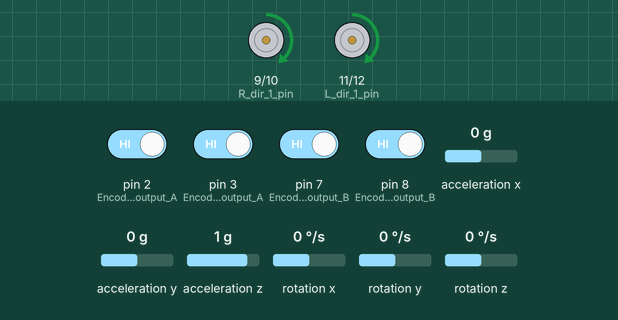
The sketch below on a simulated Arduino Uno, built with avr-gcc and run on an emulated ATmega328P. Shown: motor-driver pin pairs drawn as motors (green arrow = first pin HIGH = forward, orange = second pin HIGH = backward, longer = more drive, scaled by the enable pin). The inputs (shaded band) are chosen by the test bench; at power-on: pin 2 (Encoder_L_output_A), pin 3 (Encoder_R_output_A), pin 7 (Encoder_R_output_B), pin 8 (Encoder_L_output_B) HIGH, rotation z 0 °/s, acceleration x 0 g, acceleration y 0 g, acceleration z 1 g, rotation x 0 °/s, rotation y 0 °/s. What the sketch prints to the serial monitor is not drawn.

Above: at 9.2 s.
9.3 s: rotation z set to -192 °/s
At 9.54 s:
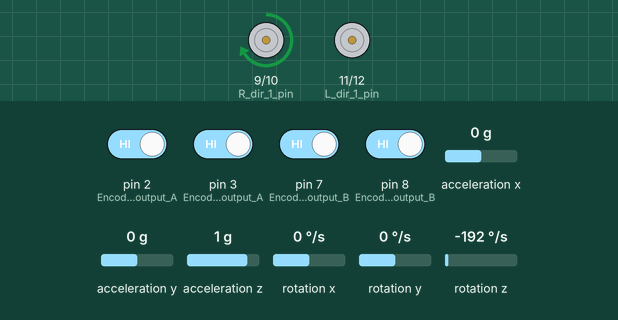
12.3 s: rotation z set to 0 °/s
At 13.6 s:
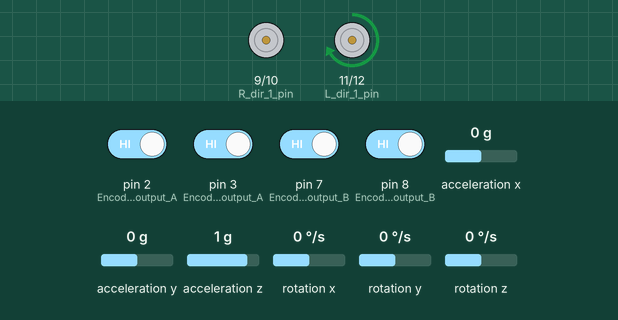
15.3 s: rotation z set to -100 °/s
At 15.71 s:
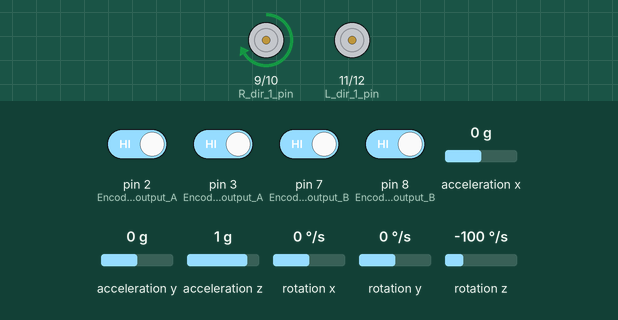
18.3 s: rotation z set to 192 °/s
21.3 s: pin 8 (Encoder_L_output_B) driven LOW
Timing chart, 0 to 28.3 s (numbered marks = the images above; inputs shaded):
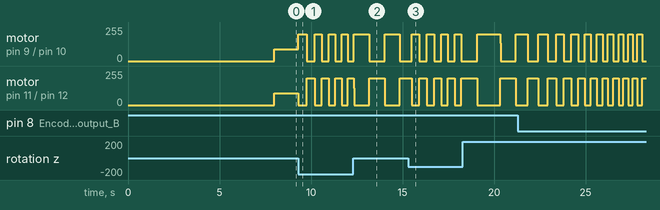

Measured:
- after the input at 9.3 s, motor on pin 9 (R_dir_1_pin) / pin 10 (R_dir_2_pin): forward 90/255 → forward 200/255 at once, then repeats every 0.83 s: stopped 0.44 s, forward 200/255 0.39 s; motor on pin 11 (L_dir_1_pin) / pin 12 (L_dir_2_pin): forward 90/255 → stopped at once, then repeats every 0.84 s: forward 200/255 0.44 s, stopped 0.40 s
- after the input at 12.3 s, motor on pin 9 (R_dir_1_pin) / pin 10 (R_dir_2_pin): forward 200/255 → stopped after 0.89 s, → forward 200/255 0.83 s later, → stopped 0.83 s later; motor on pin 11 (L_dir_1_pin) / pin 12 (L_dir_2_pin): alternates forward 200/255 for 0.83 s and stopped for 0.84 s, starting at once
- after the input at 15.3 s, motor on pin 9 (R_dir_1_pin) / pin 10 (R_dir_2_pin): alternates forward 200/255 for 0.39 s and stopped for 0.38 s, starting after 0.19 s; motor on pin 11 (L_dir_1_pin) / pin 12 (L_dir_2_pin): alternates forward 200/255 for 0.38 s and stopped for 0.39 s, starting after 0.19 s

The sketch:

arduino_code.ino
```cpp
#include "PinChangeInterrupt.h"
#include <MPU6050_tockn.h>
#include <Wire.h>

MPU6050 mpu6050(Wire);

#define Encoder_R_output_B 7
#define Encoder_L_output_B 8

#define Encoder_R_output_A 3
#define Encoder_L_output_A 2

#define R_speed_pin 6
#define R_dir_1_pin 9
#define R_dir_2_pin 10

#define L_speed_pin 5
#define L_dir_1_pin 11
#define L_dir_2_pin 12

int right_count = 0;
int left_count = 0;

float wheel_diameter = 8.40; // centimeters
float L_encoder_CPR = 207;
float R_encoder_CPR = 209;

int base_speed = 90;

// PID parameters
float error;
float set_point = 0.0;
double integral_term = 0;
double derivative_term = 0;
double proportional_term = 0;
double previous_error = 0;
double output;

float Kp = 350;
float Ki = 100;
float Kd = 1.5;

double sample_time = 10; // Sample time in milliseconds
unsigned long last_time = 0;

void setup() {
  Serial.begin(9600);
  Wire.begin();
  mpu6050.begin();
  mpu6050.calcGyroOffsets(true);

  pinMode(Encoder_R_output_A, INPUT);
  pinMode(Encoder_L_output_A, INPUT);
  pinMode(Encoder_R_output_B, INPUT_PULLUP);
  pinMode(Encoder_L_output_B, INPUT_PULLUP);

  pinMode(R_speed_pin, OUTPUT);
  pinMode(R_dir_1_pin, OUTPUT);
  pinMode(R_dir_2_pin, OUTPUT);

  pinMode(L_speed_pin, OUTPUT);
  pinMode(L_dir_1_pin, OUTPUT);
  pinMode(L_dir_2_pin, OUTPUT);

  attachPCINT(digitalPinToPCINT(Encoder_R_output_B), do_right_motor, CHANGE);
  attachPCINT(digitalPinToPCINT(Encoder_L_output_B), do_left_motor, CHANGE);

  attachInterrupt(digitalPinToInterrupt(Encoder_R_output_A), do_right_motor, RISING);
  attachInterrupt(digitalPinToInterrupt(Encoder_L_output_A), do_left_motor, RISING);
  delay(5000);
}

void loop() {
  unsigned long current_time = millis();
  if (current_time - last_time >= sample_time) {
    last_time = current_time;
    float res = ReadGyro();
    float output = PID_Control(set_point, res);

    int left_speed = base_speed - output;
    int right_speed = base_speed + output;
    left_speed = constrain(left_speed, 0, 200);
    right_speed = constrain(right_speed, 0, 200);

    // Move motors
    MoveMotor_L(left_speed, 1);
    MoveMotor_R(right_speed, 1);
    Serial.print(left_speed);
    Serial.print(",");
    Serial.println(right_speed);

    // Send wheel speeds to ESP32
    String wheelSpeeds = String(left_speed) + "," + String(right_speed);
    Serial.println(wheelSpeeds);
  }

  // Check if data is available from ESP32
  // if (Serial.available()) {
  //   set_point = Serial.parseFloat();
  //   // Serial.print("New setpoint received: ");
  //   // Serial.println(set_point);
  // }
}

void do_right_motor() {
  int b = digitalRead(Encoder_R_output_B);
  if (b > 0) {
    right_count--;
  } else {
    right_count++;
  }
}

void do_left_motor() {
  int b = digitalRead(Encoder_L_output_B);
  if (b > 0) {
    left_count++;
  } else {
    left_count--;
  }
}

float ReadGyro() {
  mpu6050.update();
  float angle_z = mpu6050.getAngleZ();
  return angle_z;
}

void MoveMotor_R(int speed, int dir) {
  if (dir == 1) { // forward
    digitalWrite(R_dir_1_pin, HIGH);
    digitalWrite(R_dir_2_pin, LOW);
  } else if(dir == -1) { // reverse
    digitalWrite(R_dir_1_pin, LOW);
    digitalWrite(R_dir_2_pin, HIGH);
  } else if(dir == 0) {
    digitalWrite(R_dir_1_pin, LOW);
    digitalWrite(R_dir_2_pin, LOW);
    speed = 0;
  }
  analogWrite(R_speed_pin, speed);
}

void MoveMotor_L(int speed, int dir) {
  if (dir == 1) { // forward
    digitalWrite(L_dir_1_pin, HIGH);
    digitalWrite(L_dir_2_pin, LOW);
  } else if (dir == -1) { // reverse
    digitalWrite(L_dir_1_pin, LOW);
    digitalWrite(L_dir_2_pin, HIGH);
  } else if (dir == 0) {
    digitalWrite(L_dir_1_pin, LOW);
    digitalWrite(L_dir_2_pin, LOW);
    speed = 0;
  }
  analogWrite(L_speed_pin, speed);
}

double PID_Control(float set_point, float feedback) {
  error = set_point - feedback;
  proportional_term = Kp * error;
  integral_term += Ki * error * sample_time / 1000.0;
  derivative_term = Kd * (error - previous_error) / (sample_time / 1000.0);
  output = proportional_term + integral_term + derivative_term;
  previous_error = error;
  return output;
}

float CalculateDistance(float count, float cpr) {
  float distance = (count * 2 * PI * (wheel_diameter / 2)) / cpr;
  return distance;
}
```
